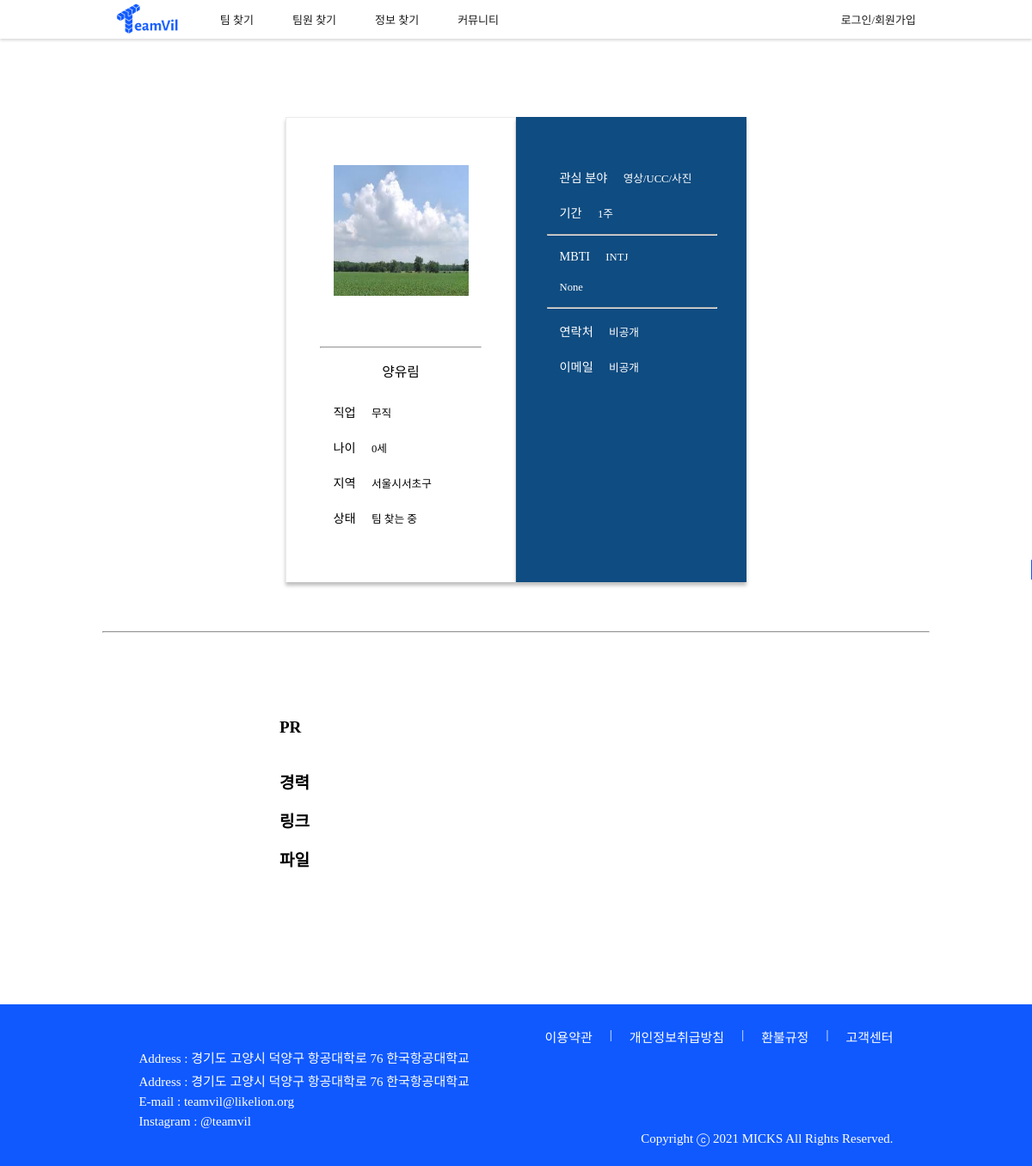
The app's page /member/member_detail/12 with its own data.
### account/models.py (models this page shows, shortened)
class Profile(models.Model):
    user_id = models.ForeignKey(User, on_delete = models.CASCADE, db_column="user_id")
    name = models.CharField(max_length=25)
    mbti_id = models.ForeignKey(Mbti, on_delete = models.CASCADE, db_column="mbti_id")
    mbti_detail = models.CharField(max_length=100, null=True)
    email = models.CharField(max_length=45)
    phone = models.CharField(max_length=15)
    birthday = models.DateField()
    region1_id = models.ForeignKey(Region1, on_delete = models.CASCADE, db_column="region1_id")
    region2_id = models.ForeignKey(Region2, on_delete = models.CASCADE, db_column="region2_id")
    openPhone = models.IntegerField()
    openEmail = models.IntegerField()
    term_id = models.ForeignKey(Term, on_delete = models.CASCADE, db_column="term_id")
    field1_id = models.ForeignKey(Field1, on_delete = models.CASCADE, db_column="field1_id")
    field2 = models.CharField(max_length=20)
    state = models.IntegerField()
    job_id = models.ForeignKey(Job, on_delete = models.CASCADE, db_column="job_id")
    education_id = models.ForeignKey(Education, on_delete = models.CASCADE, db_column="education_id", null=True)
    isLink = models.IntegerField()
    isFile = models.IntegerField()
    isCarrer = models.IntegerField()
    pr = models.TextField(null=True)
    register = models.DateTimeField(default=timezone.now)
    photo = models.FileField(null=True)
    isReview = models.IntegerField()
    view_cnt = models.IntegerField(default=0)
    submit = models.IntegerField(default=0)

class Job(models.Model):
    job = models.CharField(max_length=20)

class Term(models.Model):
    term = models.CharField(max_length=20)
    term_type = models.IntegerField()

class Mbti(models.Model):
    mbti = models.CharField(max_length=4)
    mbti_cnt = models.IntegerField(default=0)

### home/models.py (models this page shows, shortened)
class Region1(models.Model):
    region1 = models.CharField(max_length=20)

class Region2(models.Model):
    region1_id = models.ForeignKey(Region1, on_delete = models.CASCADE, db_column="region1_id")
    region2 = models.CharField(max_length=20)

class Field1(models.Model):
    field1 = models.CharField(max_length=20)

### account/views.py (the view)
# urls.py: path('member_detail/<int:profile_id>', views.member_detail, name = "member_detail"),
def member_detail(request, profile_id):
    profile = Profile.objects.get(id = profile_id)
    carrers = User_carrer.objects.filter(user_id = profile.user_id)
    user_links = User_link.objects.filter(user_id = profile.user_id)
    user_files = User_file.objects.filter(user_id = profile.user_id)
    return render(request, "member_detail.html", {"profile":profile, "carrers":carrers,
                "user_links": user_links, "user_files": user_files})

### teamvil/templatetags/custom_tags.py (called while the page is built)
@register.simple_tag
def getAge(birthday):
    now = int(datetime.datetime.today().year)
    birthday = int(birthday.strftime('%Y'))
    return now - birthday

### account/templates/member_detail.html (shortened to what this page needs)
<!DOCTYPE html>
<html lang="en">
    {% load static %}
    {% load custom_tags %}
    <head>
        <link rel="stylesheet" href="{% static 'css/base.css' %}">
        <link rel="stylesheet" href="{% static 'css/member_detail.css' %}">
    </head>
    <body>
        {% include 'navbar.html' %}
        <div class="member_detail-all">
            <div class="member_detail-container">
                <div class="member_detail-profile">
                    <img src="{% static 'image/profile.jpeg' %}" class="member_detail-profileimg">
                    <hr class="member_detail-profile-line">
                    <div class="member_detail-profile-important">
                        <h1 class="spoqa-regular">{{profile.name}}</h1>
                        <p>
                            <span class="member_detail-profile-title spoqa-regular">직업</span>
                            <span class="member_detail-profile-body spoqa-light">{{profile.job_id.job}}</span>
                        </p>
                        <p>
                            <span class="member_detail-profile-title spoqa-regular">나이</span>
                            <span class="member_detail-profile-body spoqa-light">{% getAge profile.birthday %}세</span>
                        </p>
                        <p>
                            <span class="member_detail-profile-title spoqa-regular">지역</span>
                            <span class="member_detail-profile-body spoqa-light">{{profile.region1_id.region1}}{{profile.region2_id.region2}}</span>
                        </p>
                        <p>
                            <span class="member_detail-profile-title spoqa-regular">상태</span>
                            <span class="member_detail-profile-body spoqa-light">
                            {% if profile.state == 1 %}
                                팀 찾는 중
                            {% elif profile.state == 2 %}
                                휴식 중
                            {% else %}
                                팀 참여 중
                            {% endif %}
                            </span>
                        </p>
                    </div>
                </div>
                <div class="member_detail-profiles">
                    <div class="member_detail-profile-more">
                        <p>
                            <span class="member_detail-profile-more-title spoqa-regular">관심 분야</span>
                            <span class="member_detail-profile-more-body spoca-light">{{profile.field1_id.field1}}</span>
                        </p>
                        <p>
                            <span class="member_detail-profile-more-title spoqa-regular">기간</span>
                            <span class="member_detail-profile-more-body spoca-light">{{profile.term_id.term}}</span>
                        </p>
                        <hr class="member_detail-profile-more-line">
                        <p>
                            <span class="member_detail-profile-more-title spoqa-regular">MBTI</span>
                            <span class="member_detail-profile-more-body spoca-light">{{profile.mbti_id.mbti}}</span>
                        </p>
                        {% if profile.mbti_detail == None %}
                            <p class="member_detail-profile-body spoca-light">{{profile.mbti_detail}}</p>
                        {% endif %}
                        <hr class="member_detail-profile-more-line">
                        <p>
                            <span class="member_detail-profile-more-title spoqa-regular">연락처</span>
                            <span class="member_detail-profile-body spoca-light">
                                {% if profile.open_phone %}
                                <span>{{profile.phone}}</span>
                                {% else %}
                                <span>비공개</span>
                                {% endif %}
                            </span>
                        </p>
                        <p>
                            <span class="member_detail-profile-more-title spoqa-regular">이메일</span>
                            <span class="member_detail-profile-body spoca-light">
                                {% if profile.open_email %}
                                <span>{{profile.email}}</span>
                                {% else %}
                                <span>비공개</span>
                                {% endif %}
                            </span>
                        </p>
                    </div>
                </div>
            </div>
        </div>
        <hr class="member_detail-profile-middleline">
        <div class="member_detail-profile-etc-container">
            <div class="member_detail-profile-etc">
                <p class="member_detail-profile-etc-title spoqa-bold">PR</p>
                <p class="member_detail-profile-etc-body-pr spoqa-light">
                </p>
                <p class="member_detail-profile-etc-title spoqa-bold">경력</p>
                <p class="member_detail-profile-etc-body spoqa-light">
                </p>
                <p class="member_detail-profile-etc-title spoqa-bold">링크</p>
                <p class="member_detail-profile-etc-body spoqa-light">
                </p>
                <p class="member_detail-profile-etc-title spoqa-bold">파일</p>
                <p class="member_detail-profile-etc-body spoqa-light">
                </p>
            </div>
        </div>
        {% include 'footer.html' %}
    </body>
</html>

### teamvil/static/css/base.css (style rules this page uses)
* { margin: 0; padding: 0; }
.spoqa-light { font-family: 'Spoqa Han Sans Neo', 'sans-serif'; font-weight: 300; }
.spoqa-regular { font-family: 'Spoqa Han Sans Neo', 'sans-serif'; font-weight: 400; }
.spoqa-bold { font-family: 'Spoqa Han Sans Neo', 'sans-serif'; font-weight: 700; }
body { display: flex; min-height: 100vh; flex-direction: column; }

### account/static/css/member_detail.css (style rules this page uses)
.member_detail-all { display: flex; justify-content: center; }
.member_detail-container { margin: 91px 479px 0; display: flex; justify-content: space-between; width: 570px; }
.member_detail-profileimg { width: 156.6675px; height: 151.92px; padding: 55px; }
.member_detail-profile { width: 266px; border-top: 1px solid #ebebeb; border-right: 1px solid #ebebeb; border-left: 1px solid #ebebeb; box-shadow: 0px 4px 4px rgba(0, 0, 0, 0.25); }
.member_detail-profile-line { margin: 0px auto; width: 70%; }
.member_detail-profile-important { padding-bottom: 55px; }
.member_detail-profile h1 { text-align: center; font-size: 15.825px; padding: 15px 0; }
.member_detail-profile p { padding: 10px 54.5px; }
.member_detail-profile-title { font-size: 14.24px; padding-right: 14.24px; }
.member_detail-profile-body { font-size: 12.66px; }
.member_detail-profiles { width: 266px; border-top: 1px solid #0F4C81; border-right: 1px solid #0F4C81; border-left: 1px solid #0F4C81; box-shadow: 0px 4px 4px rgba(0, 0, 0, 0.25); background-color: #0F4C81; color: #ffffff; }
.member_detail-profile-more { padding: 47.475px 35px; }
.member_detail-profile-more p { padding: 10px 14.5px; }
.member_detail-profile-more-title { display: inline-block; font-size: 14.24px; padding-right: 14.24px; }
.member_detail-profile-more-line { margin: 5px auto; width: 100%; }
.member_detail-profile-more-body { font-size: 12.66px; }
.member_detail-profile-middleline { margin: 57px auto; width: 80%; border-color: #ebebeb; }
.member_detail-profile-etc-container { display: grid; justify-content: center; }
.member_detail-profile-etc { margin: 30px 450px 150px; width: 550px; }
.member_detail-profile-etc p { padding: 12px 0; }
.member_detail-profile-etc-title { display: inline-block; width: 83px; font-size: 19px; font-weight: bold; padding-right: 10px; }
.member_detail-profile-etc-body { margin-left: 10px; white-space: pre-line; font-size: 15px; line-height: 25px; margin-top: -80px; }
.member_detail-profile-etc-body-pr { margin-left: 10px; white-space: pre-line; font-size: 15px; line-height: 25px; margin-top: -60px; }

### records on screen
Profile: name "양유림", job_id.job "무직", birthday "0", region1_id.region1 "서울시", region2_id.region2 "서초구", field1_id.field1 "영상/UCC/사진", term_id.term "1주", mbti_id.mbti "INTJ", mbti_detail "None"
